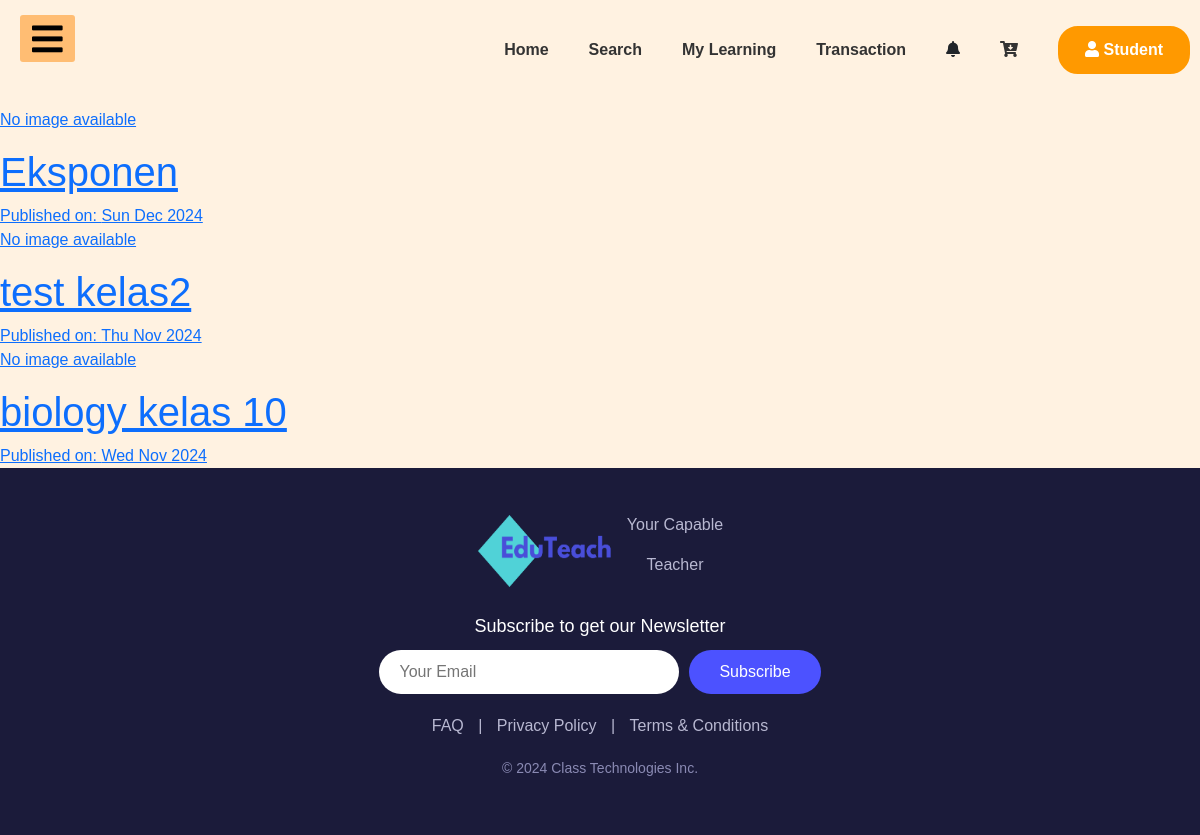
The app's page /courses_app/, older data.
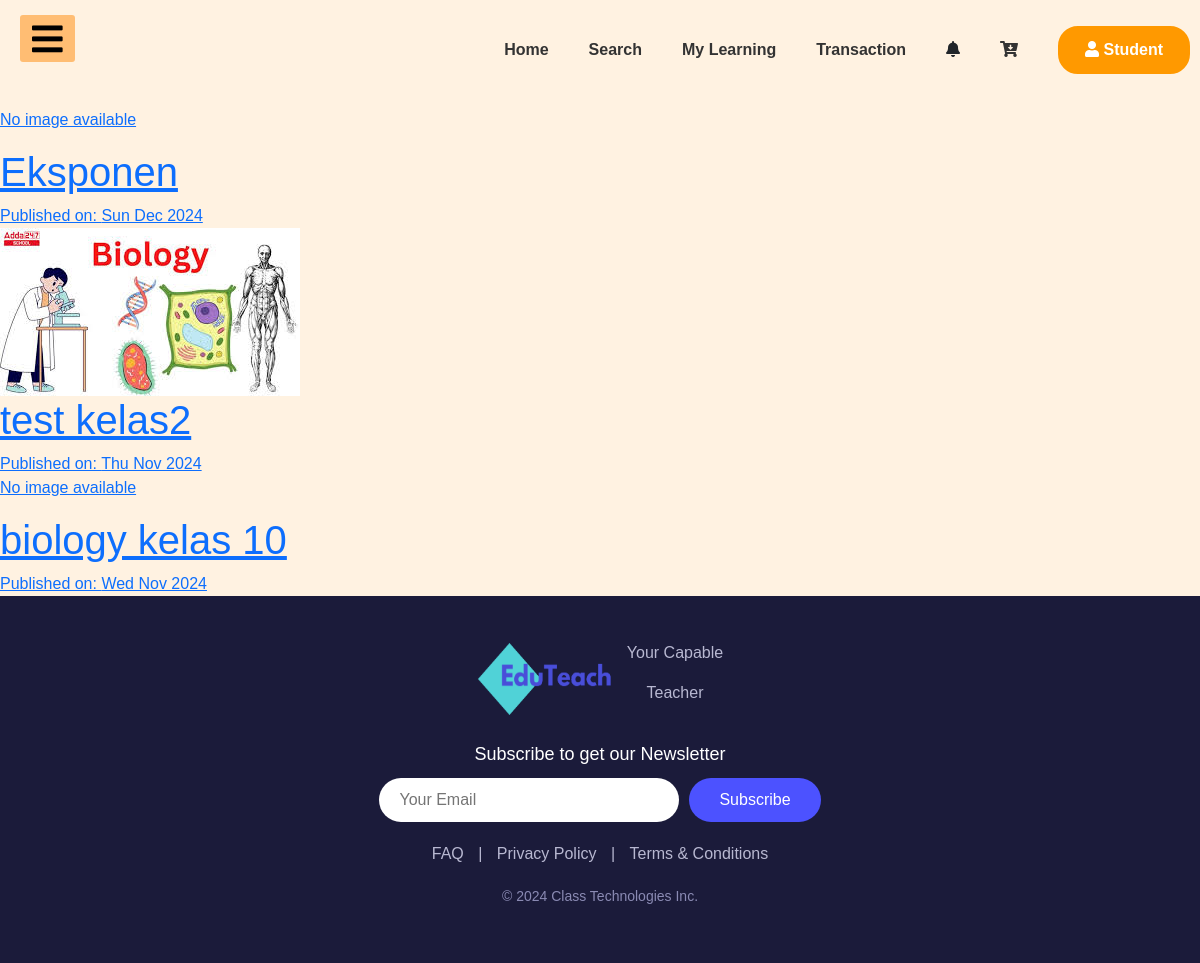
The same page, newer data.
### courses_app/models.py (models this page shows, shortened)
class Post(models.Model):
    author = models.ForeignKey(Teacher, on_delete=models.CASCADE)
    title = models.CharField(max_length=200)
    text = models.TextField()
    price = models.DecimalField(max_digits=10, decimal_places=2, default=0.00)
    created_date = models.DateTimeField(default=timezone.now)
    thumbnail = models.ImageField(upload_to='thumbnail',blank=True)
    video = EmbedVideoField(blank=True, null=True)  # Tambahkan field untuk video
    published_date = models.DateTimeField(blank=True, null=True)

### courses_app/views.py (the view)
# urls.py: path('', views.PostListView.as_view(), name='post_list'),
class PostListView(ListView):
    model = Post
    def get_queryset(self):
        return Post.objects.filter(published_date__lte=timezone.now()).order_by('-published_date')

### courses_app/templates/courses_app/post_list.html
{% extends 'dashboard_app/base_dashboard_student.html' %}
{% block body_block %}
<div class="centerstage">
    {% for post in post_list %}
        <a href="{% url 'post_detail' pk=post.pk %}">
            {% if post.thumbnail %}
                <img src="{{ post.thumbnail.url }}" alt="Thumbnail">
            {% else %}
                <p>No image available</p>
            {% endif %}
            <h1>{{ post.title }}</h1>
            <div class="date">
                Published on: {{post.published_date | date:"D M Y"}}
            </div>
        </a>
    {% endfor %}
</div>
{% endblock %}

Row changes from the older to the newer data that the page shows:
changed Post "test kelas2": thumbnail: picture added; no longer shows "No image available"
